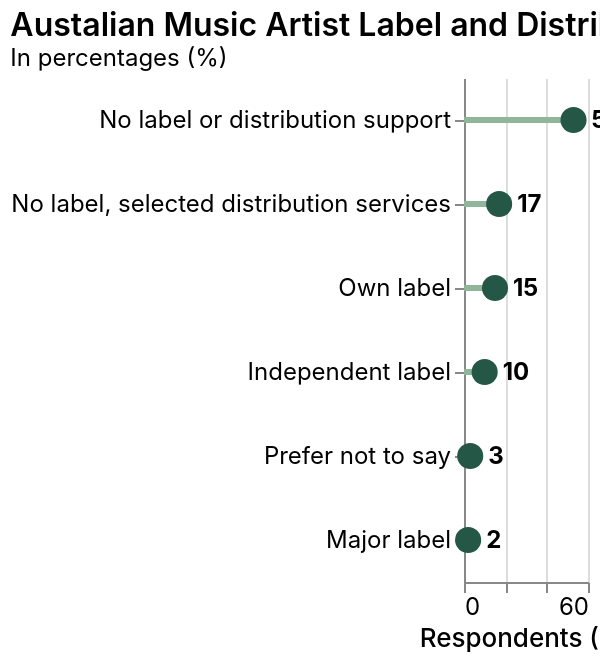

Write a Vega-Lite specification for this figure.
### Vega-Lite specification from a JSON file in a GitHub repository (floating-point values rounded to 4 significant figures)
{"$schema": "https://vega.github.io/schema/vega-lite/v5.json", "title": {"text": "Austalian Music Artist Label and Distribution Arrangements", "subtitle": "In percentages (%)"}, "width": "container", "height": {"step": 42}, "data": {"values": [{"arrangement": "No label or distribution support", "percentage": 53}, {"arrangement": "No label, selected distribution services", "percentage": 17}, {"arrangement": "Independent label", "percentage": 10}, {"arrangement": "Own label", "percentage": 15}, {"arrangement": "Major label", "percentage": 2}, {"arrangement": "Prefer not to say", "percentage": 3}]}, "encoding": {"y": {"field": "arrangement", "type": "nominal", "sort": "-x", "axis": {"title": null, "labelLimit": 340}}, "x": {"field": "percentage", "type": "quantitative", "title": "Respondents (%)", "scale": {"domain": [0, 60]}, "axis": {"grid": true}}}, "layer": [{"mark": {"type": "rule", "strokeWidth": 3, "color": "#91B59A"}, "encoding": {"x": {"field": "percentage", "type": "quantitative"}}}, {"mark": {"type": "point", "filled": true, "size": 170, "color": "#245746", "opacity": 1.0}, "encoding": {"x": {"field": "percentage", "type": "quantitative"}, "tooltip": [{"field": "arrangement", "title": "Arrangement"}, {"field": "percentage", "title": "Percentage", "type": "quantitative", "format": ".0f"}]}}, {"mark": {"type": "text", "align": "left", "dx": 9, "fontSize": 12, "fontWeight": "bold"}, "encoding": {"x": {"field": "percentage", "type": "quantitative"}, "text": {"field": "percentage", "type": "quantitative", "format": ".0f"}}}], "config": {"view": {"stroke": null}, "axis": {"labelFontSize": 12, "titleFontSize": 13, "labelFont": "Inter", "titleFont": "Inter", "titleFontWeight": 500}, "title": {"fontSize": 16, "subtitleFontSize": 12, "anchor": "start", "font": "Inter", "fontWeight": 600}, "font": "Inter", "legend": {"labelFont": "Inter", "titleFont": "Inter", "labelFontSize": 12, "titleFontSize": 12}, "text": {"font": "Inter"}}, "autosize": {"type": "fit", "contains": "padding"}}
